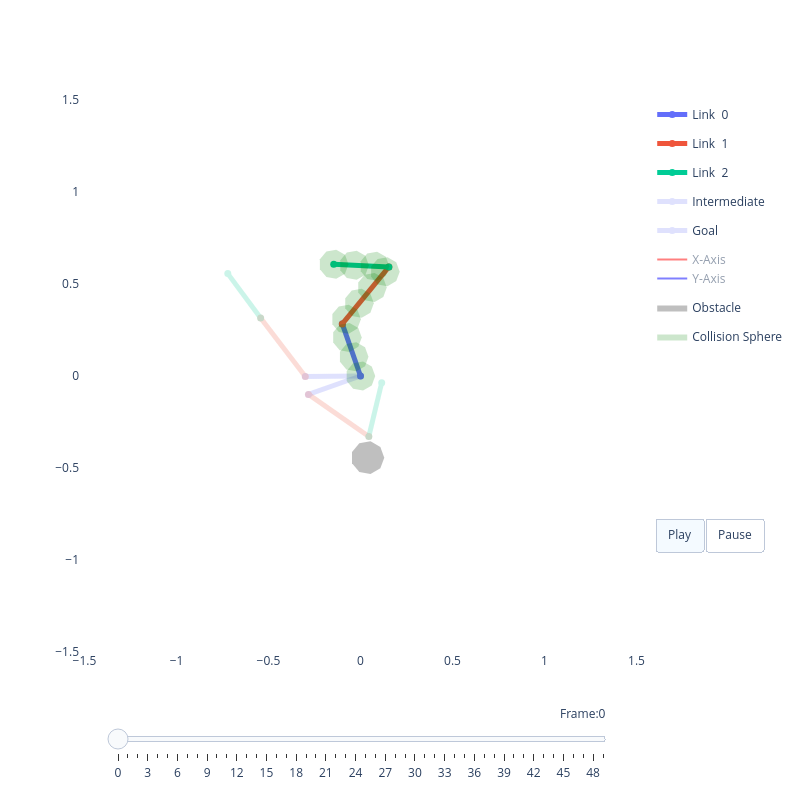
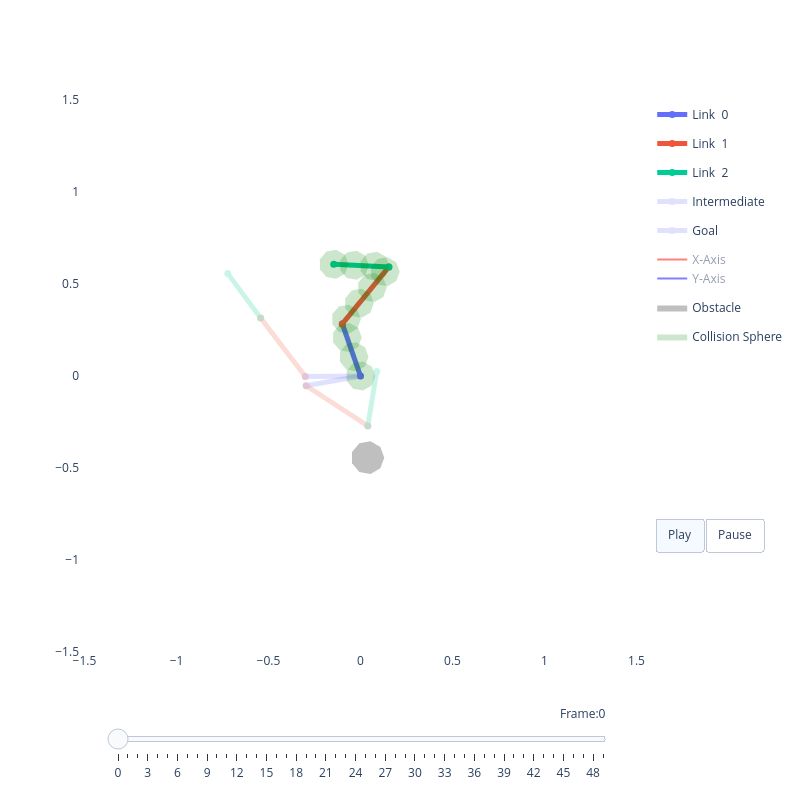
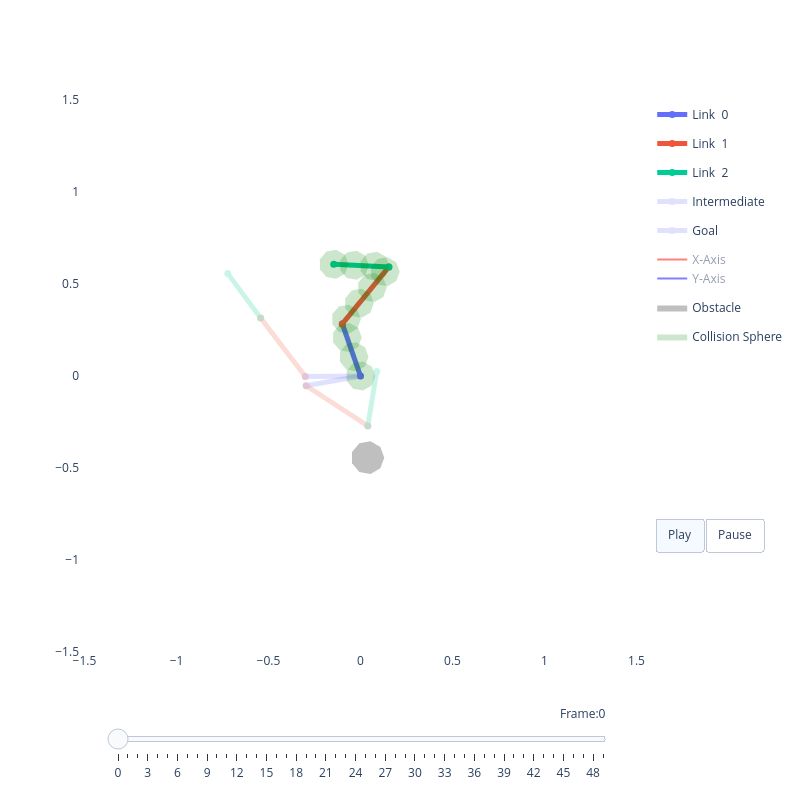

Notebook cell for these charts, in order:
### Code cell
# ---- Before / after visualization (model vs. model+CHOMP) ----
for label, tr in [("model", traj_model), ("model + CHOMP", traj_refined)]:
    print(label)
    viz = RobotViewer(tr.squeeze(0).cpu().numpy(), robot, obstacles=obstacles_i, animate=True)
    viz.plot()

# Save the refined trajectory as a GIF
viz = RobotViewer(traj_refined.squeeze(0).cpu().numpy(), robot, obstacles=obstacles_i, animate=True)
viz.plot()
save_viewer_as_gif(viz, f"resources/model_chomp_sample_{i}.gif", duration_ms=60)
